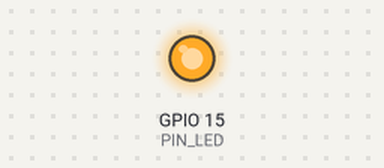
Recording of a sketch running on a simulated ESP32. Shown: output pins drawn as LEDs (lit = HIGH). Random numbers use the default seed unless the sketch sets one.

Above: at 0.1 s.
At 39.1 s:
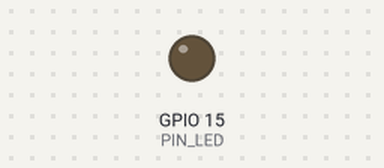
Timing chart, 0 to 40.0 s (numbered marks = the images above):
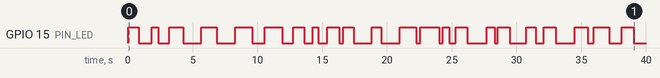

Measured:
- by itself, GPIO 15 (PIN_LED): LOW → HIGH at 0.00 s, → LOW 0.84 s later, → HIGH 1.0 s later, → LOW 0.50 s later, … (44 changes in this stretch)

The sketch:

03a-led-blinking-randomly.ino
```cpp
//*******************************************************************************
/*
 * Filename    : External LED flashing
 * Description : Make an led blinking.
 * Author      : http//www.keyestudio.com
*/
#define PIN_LED   15   //define the led pin

// the setup function runs once when you press reset or power the board
void setup() {
  // initialize digital pin LED as an output.
  pinMode(PIN_LED, OUTPUT);
  randomSeed(analogRead(A0));
}

// the loop function runs over and over again forever
void loop() {
  digitalWrite(PIN_LED, HIGH);   // turn the LED on (HIGH is the voltage level)
  delay(random(200, 1500));
  digitalWrite(PIN_LED, LOW);    // turn the LED off by making the voltage LOW
  delay(random(200, 1500));
}
//*******************************************************************************
```
